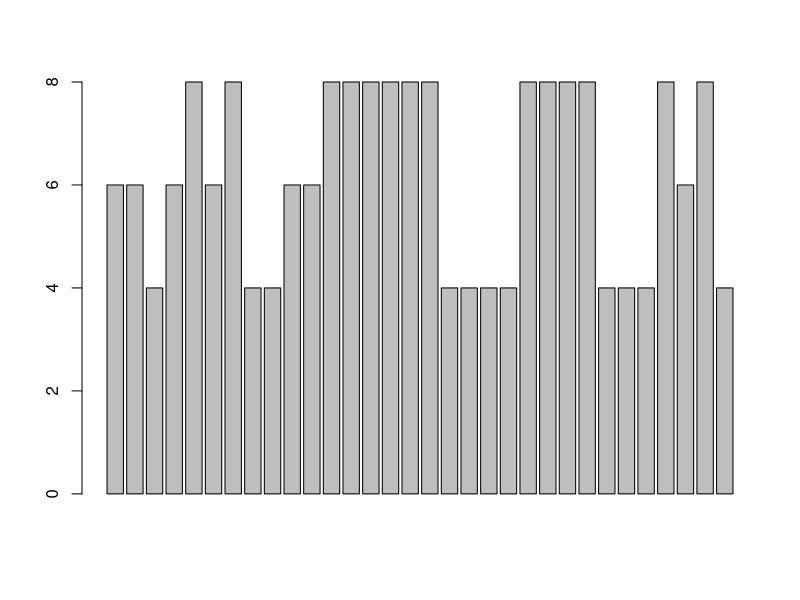
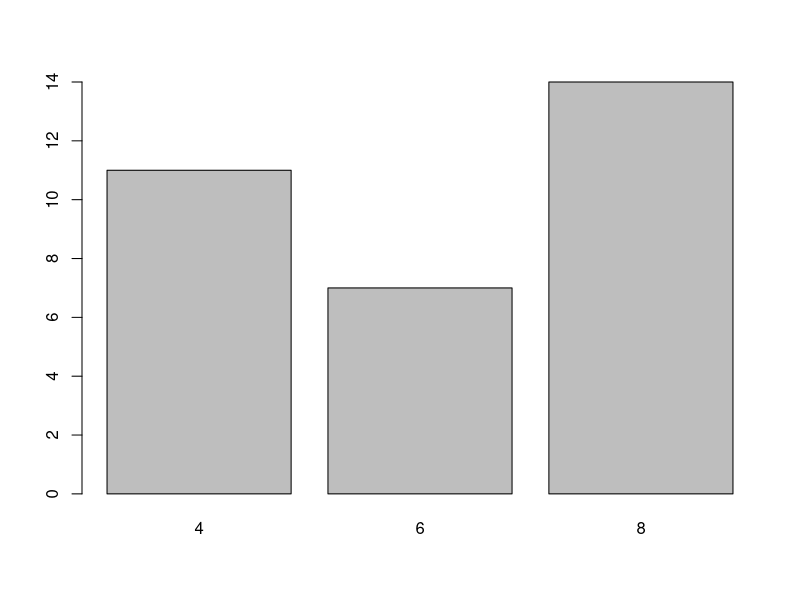
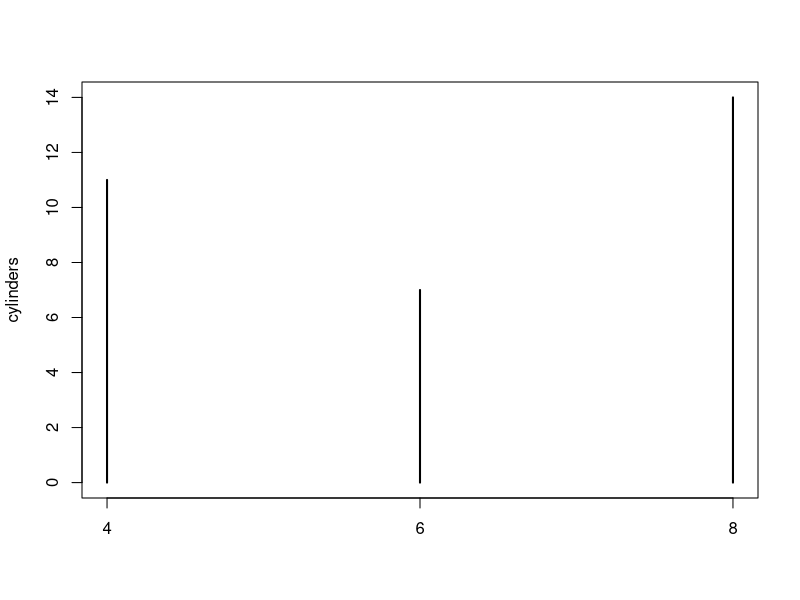

Reproduce these figures in R, in order.
# LOAD DATASETS PACKAGES ###################################

library(datasets)

# LOAD DATA ################################################

?mtcars
head(mtcars)

# BAR CHARTS ###############################################

barplot(mtcars$cyl)             # Doesn't work

# Need a table with frequencies for each category
cylinders <- table(mtcars$cyl)  # Create table
barplot(cylinders)              # Bar chart
plot(cylinders)                 # Default X-Y plot (lines)